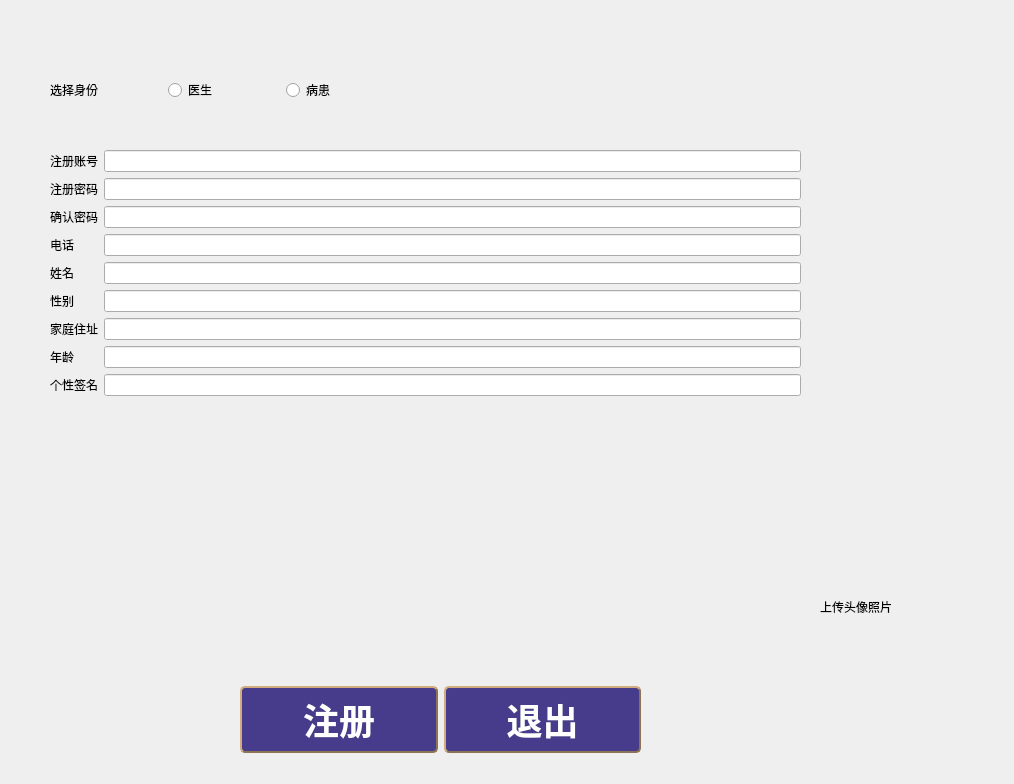
<?xml version="1.0" encoding="UTF-8"?>
<ui version="4.0">
 <class>Enroll</class>
 <widget class="QDialog" name="Enroll">
  <property name="geometry">
   <rect>
    <x>0</x>
    <y>0</y>
    <width>1014</width>
    <height>784</height>
   </rect>
  </property>
  <property name="windowTitle">
   <string>Dialog</string>
  </property>
  <widget class="QLabel" name="label_10">
   <property name="geometry">
    <rect>
     <x>820</x>
     <y>590</y>
     <width>191</width>
     <height>34</height>
    </rect>
   </property>
   <property name="text">
    <string>上传头像照片</string>
   </property>
  </widget>
  <widget class="QWidget" name="formLayoutWidget">
   <property name="geometry">
    <rect>
     <x>50</x>
     <y>150</y>
     <width>751</width>
     <height>497</height>
    </rect>
   </property>
   <layout class="QFormLayout" name="formLayout">
    <item row="0" column="0">
     <widget class="QLabel" name="label">
      <property name="text">
       <string>注册账号</string>
      </property>
     </widget>
    </item>
    <item row="0" column="1">
     <widget class="QLineEdit" name="name"/>
    </item>
    <item row="1" column="0">
     <widget class="QLabel" name="label_2">
      <property name="text">
       <string>注册密码</string>
      </property>
     </widget>
    </item>
    <item row="1" column="1">
     <widget class="QLineEdit" name="password1"/>
    </item>
    <item row="2" column="0">
     <widget class="QLabel" name="label_9">
      <property name="text">
       <string>确认密码</string>
      </property>
     </widget>
    </item>
    <item row="2" column="1">
     <widget class="QLineEdit" name="password2"/>
    </item>
    <item row="3" column="0">
     <widget class="QLabel" name="label_6">
      <property name="text">
       <string>电话</string>
      </property>
     </widget>
    </item>
    <item row="3" column="1">
     <widget class="QLineEdit" name="phone"/>
    </item>
    <item row="4" column="0">
     <widget class="QLabel" name="label_8">
      <property name="text">
       <string>姓名</string>
      </property>
     </widget>
    </item>
    <item row="4" column="1">
     <widget class="QLineEdit" name="Name"/>
    </item>
    <item row="5" column="0">
     <widget class="QLabel" name="label_5">
      <property name="text">
       <string>性别</string>
      </property>
     </widget>
    </item>
    <item row="5" column="1">
     <widget class="QLineEdit" name="sex"/>
    </item>
    <item row="7" column="0">
     <widget class="QLabel" name="label_7">
      <property name="text">
       <string>家庭住址</string>
      </property>
     </widget>
    </item>
    <item row="7" column="1">
     <widget class="QLineEdit" name="address"/>
    </item>
    <item row="8" column="0">
     <widget class="QLabel" name="label_4">
      <property name="text">
       <string>年龄</string>
      </property>
     </widget>
    </item>
    <item row="8" column="1">
     <widget class="QLineEdit" name="age"/>
    </item>
    <item row="9" column="0">
     <widget class="QLabel" name="label_11">
      <property name="text">
       <string>个性签名</string>
      </property>
     </widget>
    </item>
    <item row="9" column="1">
     <widget class="QLineEdit" name="signature"/>
    </item>
   </layout>
  </widget>
  <widget class="QWidget" name="horizontalLayoutWidget">
   <property name="geometry">
    <rect>
     <x>50</x>
     <y>50</y>
     <width>348</width>
     <height>80</height>
    </rect>
   </property>
   <layout class="QHBoxLayout" name="horizontalLayout">
    <item>
     <widget class="QLabel" name="label_3">
      <property name="text">
       <string>选择身份</string>
      </property>
     </widget>
    </item>
    <item>
     <widget class="QRadioButton" name="choose1">
      <property name="text">
       <string>医生</string>
      </property>
     </widget>
    </item>
    <item>
     <widget class="QRadioButton" name="choose2">
      <property name="text">
       <string>病患</string>
      </property>
     </widget>
    </item>
   </layout>
  </widget>
  <widget class="QWidget" name="horizontalLayoutWidget_2">
   <property name="geometry">
    <rect>
     <x>240</x>
     <y>680</y>
     <width>401</width>
     <height>80</height>
    </rect>
   </property>
   <layout class="QHBoxLayout" name="horizontalLayout_2">
    <item>
     <widget class="QPushButton" name="enroll">
      <property name="styleSheet">
       <string notr="true">QPushButton
{
	background-color: #473C8B; /*背景色*/ 
	border-style: outset;
	border-width: 2px;
	border-radius:5px; /*边界圆滑*/
	border-color: #8B7355;
	font: bold 36px;
	min-width:2em;
	color:white; /*字体颜色*/
	font-family:华文新魏;
	padding: 5px;
}
 
QPushButton:hover
{
	background-color: rgb(0, 150, 0);
}
 
QPushButton:pressed
{
	background-color: #1E90FF; /*伪状态经过时背景色*/ 
	border-style: inset;
}
QPushButton:!enabled{
	background-color: rgb(100, 100, 100);
	border-style: inset;
}</string>
      </property>
      <property name="text">
       <string>注册</string>
      </property>
     </widget>
    </item>
    <item>
     <widget class="QPushButton" name="out">
      <property name="styleSheet">
       <string notr="true">QPushButton
{
	background-color: #473C8B; /*背景色*/ 
	border-style: outset;
	border-width: 2px;
	border-radius:5px; /*边界圆滑*/
	border-color: #8B7355;
	font: bold 36px;
	min-width:2em;
	color:white; /*字体颜色*/
	font-family:华文新魏;
	padding: 5px;
}
 
QPushButton:hover
{
	background-color: rgb(0, 150, 0);
}
 
QPushButton:pressed
{
	background-color: #1E90FF; /*伪状态经过时背景色*/ 
	border-style: inset;
}
QPushButton:!enabled{
	background-color: rgb(100, 100, 100);
	border-style: inset;
}</string>
      </property>
      <property name="text">
       <string>退出</string>
      </property>
     </widget>
    </item>
   </layout>
  </widget>
  <widget class="QLabel" name="label_12">
   <property name="geometry">
    <rect>
     <x>830</x>
     <y>260</y>
     <width>141</width>
     <height>41</height>
    </rect>
   </property>
   <property name="text">
    <string/>
   </property>
  </widget>
 </widget>
 <resources/>
 <connections>
  <connection>
   <sender>out</sender>
   <signal>clicked()</signal>
   <receiver>Enroll</receiver>
   <slot>close()</slot>
   <hints>
    <hint type="sourcelabel">
     <x>484</x>
     <y>312</y>
    </hint>
    <hint type="destinationlabel">
     <x>300</x>
     <y>175</y>
    </hint>
   </hints>
  </connection>
 </connections>
</ui>
